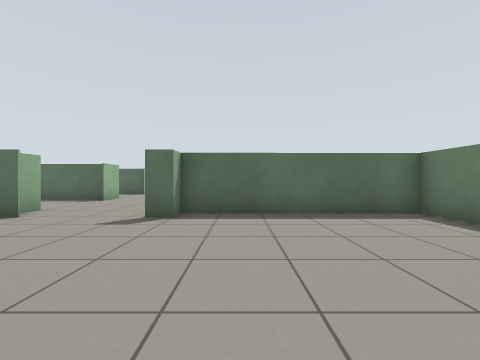
View 1 (above)

23 first-person views from a walk through a Gazebo world. The camera is 0.83 m above the floor, looks level and sees 90° across. The floor is counted in squares, 1 m on a side. Each view is taken from the middle of a square. On the plan, view 1 faces up. The plan holds only what a view shows up to about 9 squares ahead; the rest is blank.

View 2
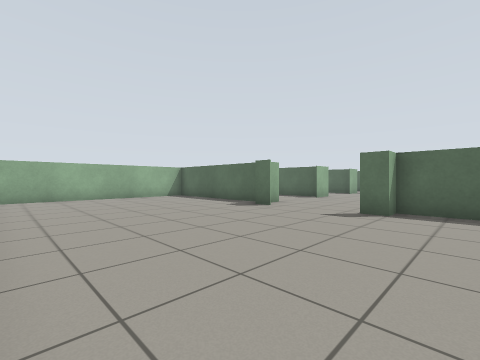

View 3
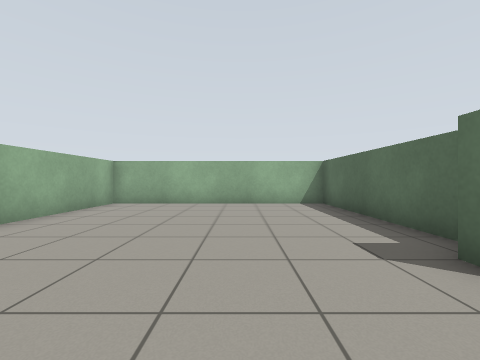

View 4
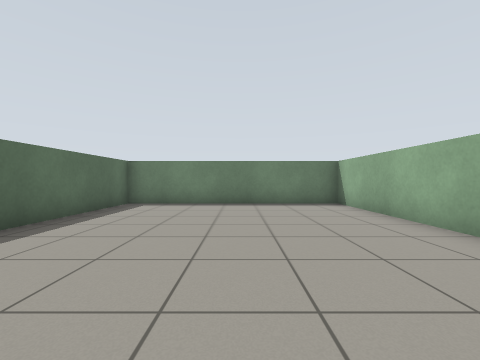

View 5
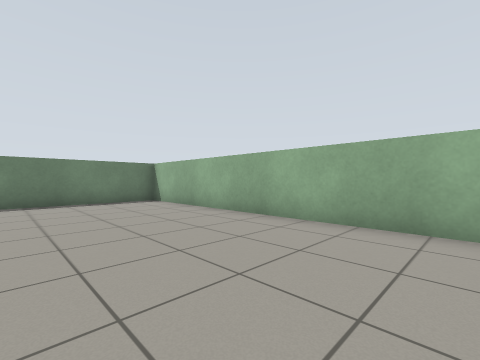

View 6
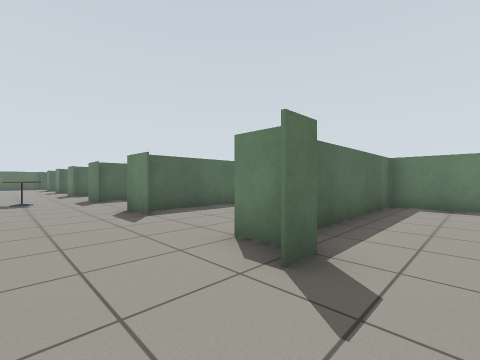

View 7
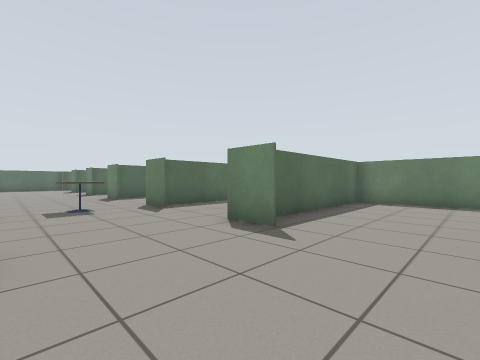

View 8
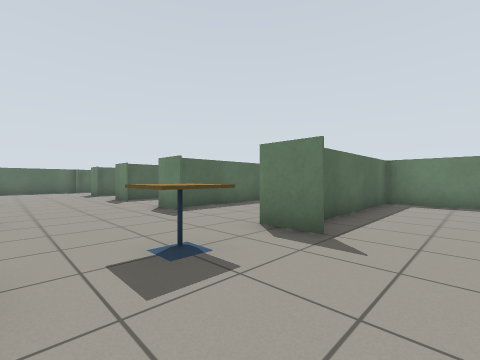

View 9
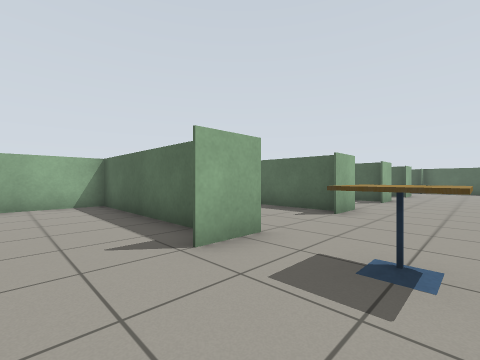

View 10
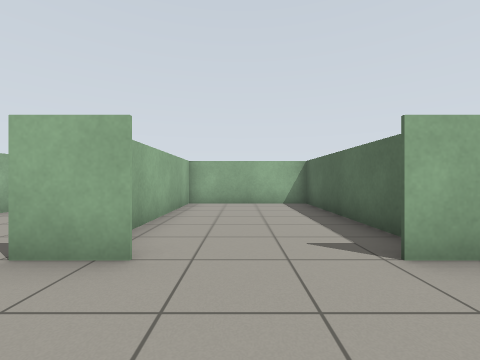

View 11
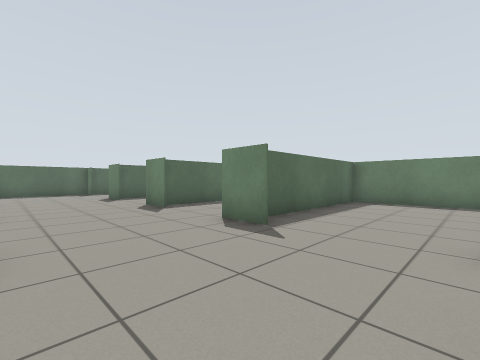

View 12
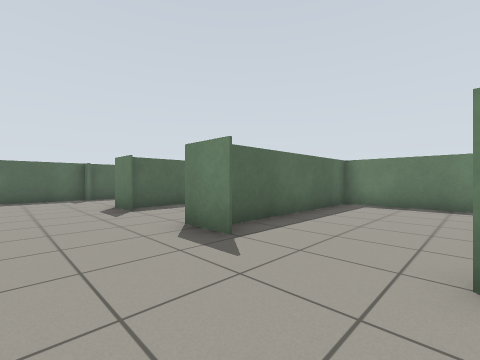

View 13
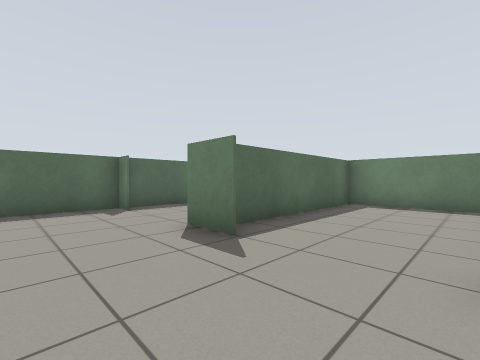

View 14
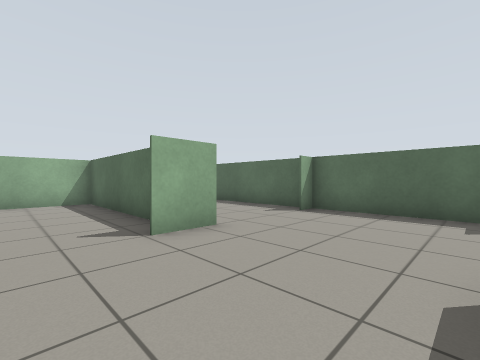

View 15
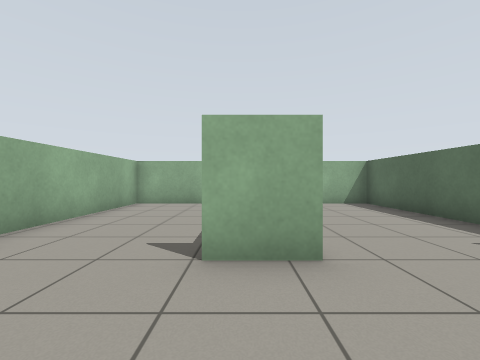

View 16
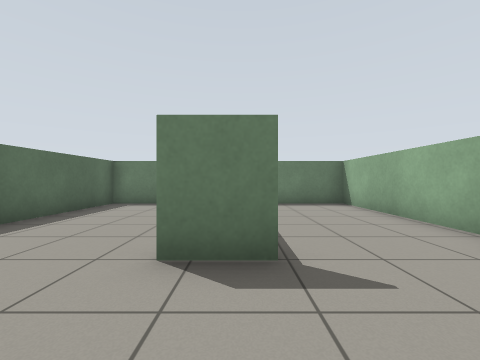

View 17
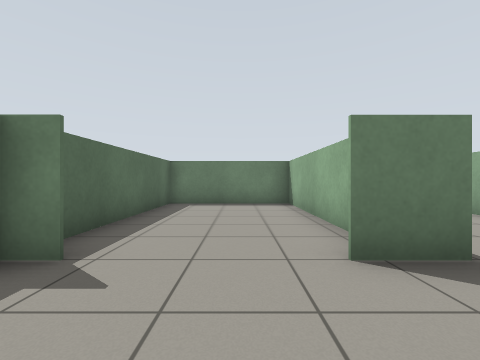

View 18
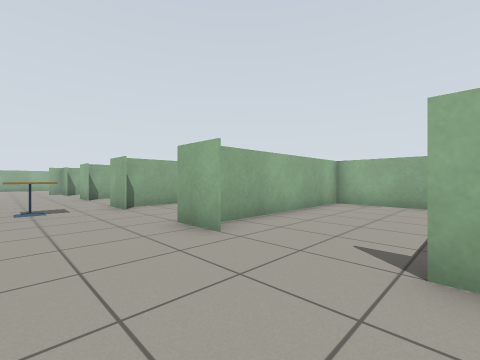

View 19
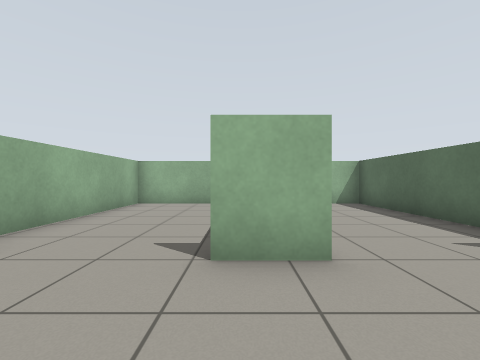

View 20
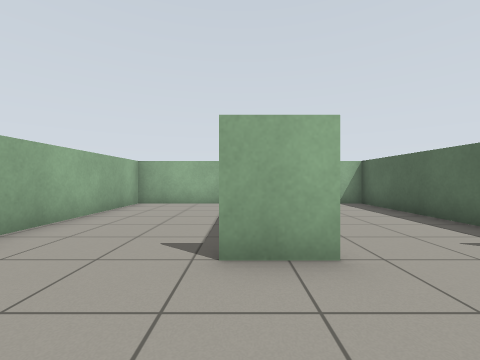

View 21
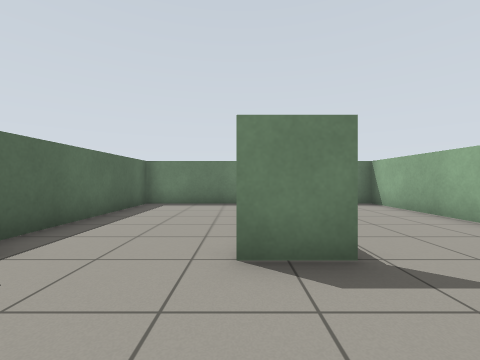

View 22
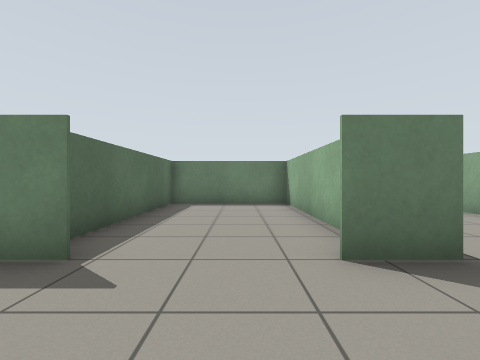

View 23
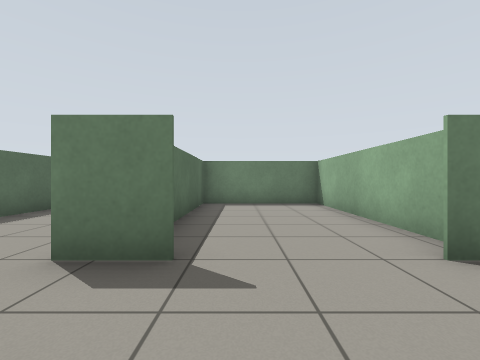

### Floor plan
Points are (right, up) in squares from view 1. A wall is a line through its corners. A room is listed if a view was taken in it or the views show most of it. See-through windows are left out.
Room 1 (views 1, 2, 3, 4, 5, 6)
walls: (-4.9, 5.3) (-5.6, 5.3); (-5, -1.5) (4.5, -1.5) (4.5, 6); (-6.1, 5.9) (-11.5, 5.9) (-11.5, -1.5) (-7.4, -1.5); (4.5, 5.9) (-1.5, 5.9) (-1.5, 5.3) (-2.1, 5.3)
ways out: opening at (-3.5, 6) to room 2
Room 2 (views 7, 8, 9, 10, 11, 12, 13, 14, 15, 16, 17, 18, 19, 20, 21, 22, 23)
walls: (-5.8, 18.4) (-8.4, 18.4); (-5.5, 19.1) (-5.5, 17.8); (-1.5, 17.8) (-1.5, 19.1); (-5.5, 15) (-5.5, 13.6); (-1.5, 21.6) (-1.5, 22.9); (-6.4, 14.3) (-11.5, 14.3); (-1.5, 13.6) (-1.5, 15); (-5.5, 23) (-5.5, 21.6); (0, 14.4) (4.5, 14.4) (-1.1, 14.4); (-7.3, 22.3) (-11.5, 22.3); (-0.4, 22.4) (4.5, 22.4); (-5.5, 10.9) (-5.5, 9.5); (-11.5, 18.4) (-6, 18.4); (-1.5, 25.5) (-1.5, 26.9); (-11.5, 14.4) (-5.6, 14.4); (-0.9, 10.2) (4.5, 10.2) (-1.3, 10.2); (4.5, 19) (4.5, 30.5) (-11.5, 30.5) (-11.5, 28.9); (-6.8, 26.2) (-11.5, 26.2) (-11.5, 10.2) (-7, 10.2); (-11.5, 22.4) (-6.6, 22.4); (-1.5, 9.5) (-1.5, 10.9); (-5.5, 26.9) (-5.5, 25.5); (-0.3, 26.3) (4.4, 26.3); (4.5, 22.3) (-1.1, 22.3); (-5.5, 6.6) (-5.5, 5.9); (4.5, 26.2) (-1.3, 26.2); (-1.5, 29.8) (-1.5, 30.5); (-1.5, 5.9) (-1.5, 6.6); (-5.5, 30.5) (-5.5, 29.9); (4.5, 6) (4.5, 18.4) (-1.1, 18.4)
ways out: opening at (-3.5, 6) to room 1
objects: cafe table (-4, 14) to (-3, 15)

Where each view was taken, in squares from view 1:
view 1: 0 up, 0 right, facing up
view 2: 1 down, 0 right, facing up-left
view 3: 3 up, 3 left, facing left
view 4: 2 up, 4 left, facing right
view 5: 3 up, 5 left, facing down-right
view 6: 4 up, 4 left, facing up-right
view 7: 7 up, 5 left, facing up-right
view 8: 12 up, 5 left, facing up-right
view 9: 12 up, 3 left, facing up-left
view 10: 12 up, 3 left, facing left
view 11: 15 up, 5 left, facing up-right
view 12: 19 up, 4 left, facing up-right
view 13: 23 up, 4 left, facing up-right
view 14: 24 up, 2 left, facing up-left
view 15: 26 up, 3 left, facing left
view 16: 26 up, 4 left, facing right
view 17: 28 up, 4 left, facing right
view 18: 22 up, 3 left, facing down-left
view 19: 22 up, 3 left, facing left
view 20: 18 up, 3 left, facing left
view 21: 19 up, 4 left, facing right
view 22: 16 up, 4 left, facing right
view 23: 13 up, 4 left, facing right
